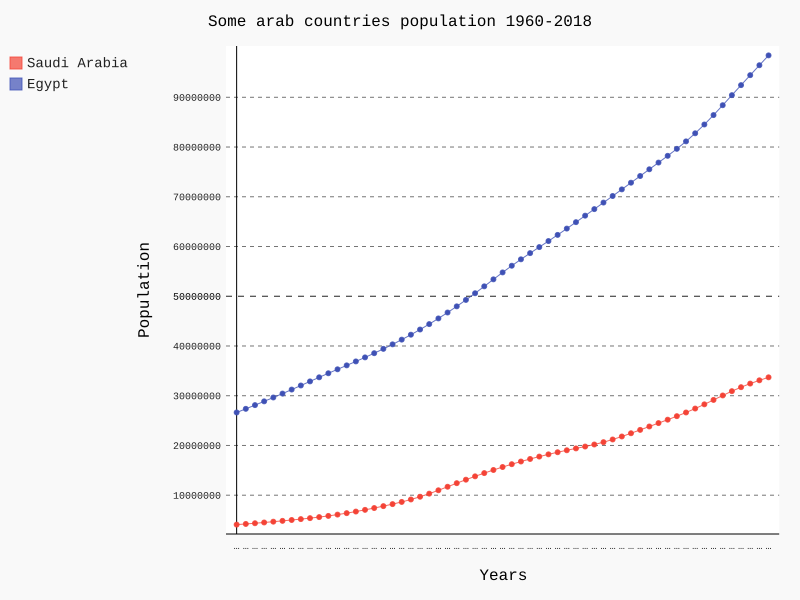

Recreate this plot in Python.
import pygal, csv

filename = "population.csv"
with open(filename) as  f:
    reader = csv.reader(f)
    header_row = next(reader)

    cc_pop, cc_pop1= [], []
    years = []
    for row in reader:
        if row[0] == "Saudi Arabia":
            years.append(int(row[2]))
            cc_pop.append(int(row[3]))
        if row[0] == "Egypt, Arab Rep.":
            cc_pop1.append(int(row[3]))


chart = pygal.Line()
chart.title = "Some arab countries population {}-{}".format(str(min(years)), str(max(years)))
chart.x_labels= years
chart.x_title = "Years"
chart.y_title="Population"
chart.add("Saudi Arabia", cc_pop)
chart.add("Egypt", cc_pop1)

chart.render_to_file("population.svg")
